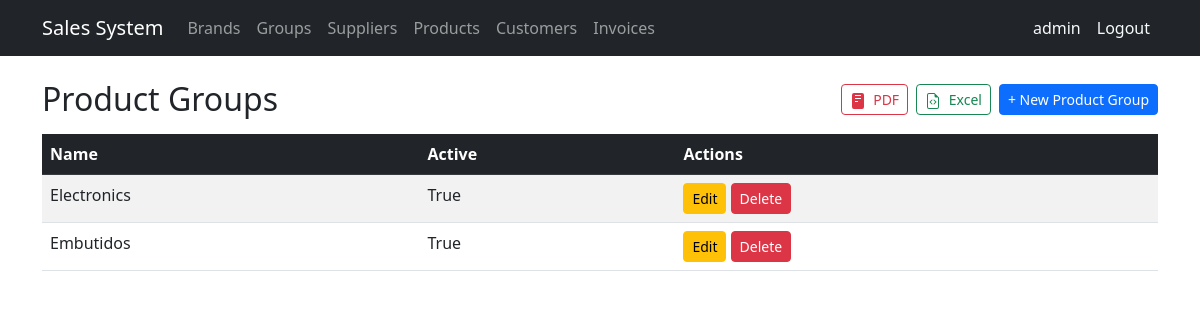
Screenshot of /groups/ (signed in) with the database file from the repository.
### billing/models.py (models this page shows, shortened)
class ProductGroup(models.Model):
    name = models.CharField(max_length=100, unique=True, verbose_name='Group Name')
    is_active = models.BooleanField(default=True)
    created_at = models.DateTimeField(auto_now_add=True)
    updated_at = models.DateTimeField(auto_now=True)
    class Meta:
        verbose_name = 'Product Group'
        verbose_name_plural = 'Product Groups'
        ordering = ['name']

### billing/views.py (the view)
# urls.py: path('groups/', views.ProductGroupListView.as_view(), name='productgroup_list'),
class ProductGroupListView(LoginRequiredMixin, ExportMixin, ListView):
    model = ProductGroup; template_name = 'billing/productgroup_list.html'; context_object_name = 'items'
    export_fields = [('name', 'Nombre'), ('is_active', 'Activo')]
    export_filename = 'grupos'; export_title = 'Listado de Grupos de Producto'

### shared/mixins.py (called while the page is built)
    def get(self, request, *args, **kwargs):
        fmt = request.GET.get('export', '').lower()
        if fmt == 'pdf':
            fields = self._get_active_export_fields(request)
            return self._render_pdf(self.get_queryset(), fields)
        if fmt == 'excel':
            fields = self._get_active_export_fields(request)
            return self._render_excel(self.get_queryset(), fields)
        return super().get(request, *args, **kwargs)

### billing/templates/billing/productgroup_list.html (shortened to what this page needs)
{% extends 'billing/base.html' %}
{% block content %}
<div class="d-flex align-items-center justify-content-between mb-3 flex-wrap gap-2">
  <h2 class="mb-0">Product Groups</h2>
  <div class="d-flex gap-2 flex-wrap">
    <a href="?export=pdf"   class="btn btn-sm btn-outline-danger"  title="Descargar PDF">
      <svg xmlns="http://www.w3.org/2000/svg" width="16" height="16" fill="currentColor" class="me-1" viewBox="0 0 16 16"><path d="M4 0h8a2 2 0 0 1 2 2v12a2 2 0 0 1-2 2H4a2 2 0 0 1-2-2V2a2 2 0 0 1 2-2zm1 2v1h6V2H5zm0 3v1h6V5H5zm0 3v1h3V8H5z"/></svg>
      PDF
    </a>
    <a href="?export=excel" class="btn btn-sm btn-outline-success" title="Descargar Excel">
      Excel
    </a>
    <a href="{% url 'billing:productgroup_create' %}" class="btn btn-sm btn-primary">+ New Product Group</a>
  </div>
</div>
<table class="table table-striped table-hover">
  <thead class="table-dark">
    <tr><th>Name</th><th>Active</th><th>Actions</th></tr>
  </thead>
  <tbody>
    {% for item in items %}
    <tr>
      <td>{{ item.name }}</td>
      <td>{{ item.is_active }}</td>
      <td>
        <a href="{% url 'billing:productgroup_update' item.pk %}" class="btn btn-sm btn-warning">Edit</a>
        <a href="{% url 'billing:productgroup_delete' item.pk %}" class="btn btn-sm btn-danger">Delete</a>
      </td>
    </tr>
    {% empty %}
    <tr><td colspan="3" class="text-center">No records.</td></tr>
    {% endfor %}
  </tbody>
</table>
{% endblock %}

### billing/templates/billing/base.html (shortened to what this page needs)
<!DOCTYPE html>
<html lang="es">
<head>
  <link href="https://cdn.jsdelivr.net/npm/bootstrap@5.3.0/dist/css/bootstrap.min.css" rel="stylesheet">
</head>
<body>
<nav class="navbar navbar-expand-lg navbar-dark bg-dark">
  <div class="container">
    <a class="navbar-brand" href="{% url 'billing:home' %}">Sales System</a>
    <div class="collapse navbar-collapse" id="nav">
      <ul class="navbar-nav me-auto">
        {% if user.is_authenticated %}
        <li class="nav-item"><a class="nav-link" href="{% url 'billing:brand_list' %}">Brands</a></li>
        <li class="nav-item"><a class="nav-link" href="{% url 'billing:productgroup_list' %}">Groups</a></li>
        <li class="nav-item"><a class="nav-link" href="{% url 'billing:supplier_list' %}">Suppliers</a></li>
        <li class="nav-item"><a class="nav-link" href="{% url 'billing:product_list' %}">Products</a></li>
        <li class="nav-item"><a class="nav-link" href="{% url 'billing:customer_list' %}">Customers</a></li>
        <li class="nav-item"><a class="nav-link" href="{% url 'billing:invoice_list' %}">Invoices</a></li>
        {% endif %}
      </ul>
      <ul class="navbar-nav">
      {% if user.is_authenticated %}
      <li class="nav-item">
        <span class="nav-link text-light">{{ user.username }}</span>
      </li>
      <li class="nav-item">
        <form method="post" action="{% url 'logout' %}" class="d-inline">
          <button type="submit" class="nav-link btn btn-link text-light"
                  style="text-decoration:none;">Logout</button>
        </form>
      </li>
      {% endif %}
    </ul>
    </div>
  </div>
</nav>
<div class="container mt-4">
  {% block content %}{% endblock %}
</div>
</body>
</html>

### rows the page displays
ProductGroup: name "Electronics", is_active "True"
ProductGroup: name "Embutidos", is_active "True"

### other values shown
{{ user.username }} "admin"
